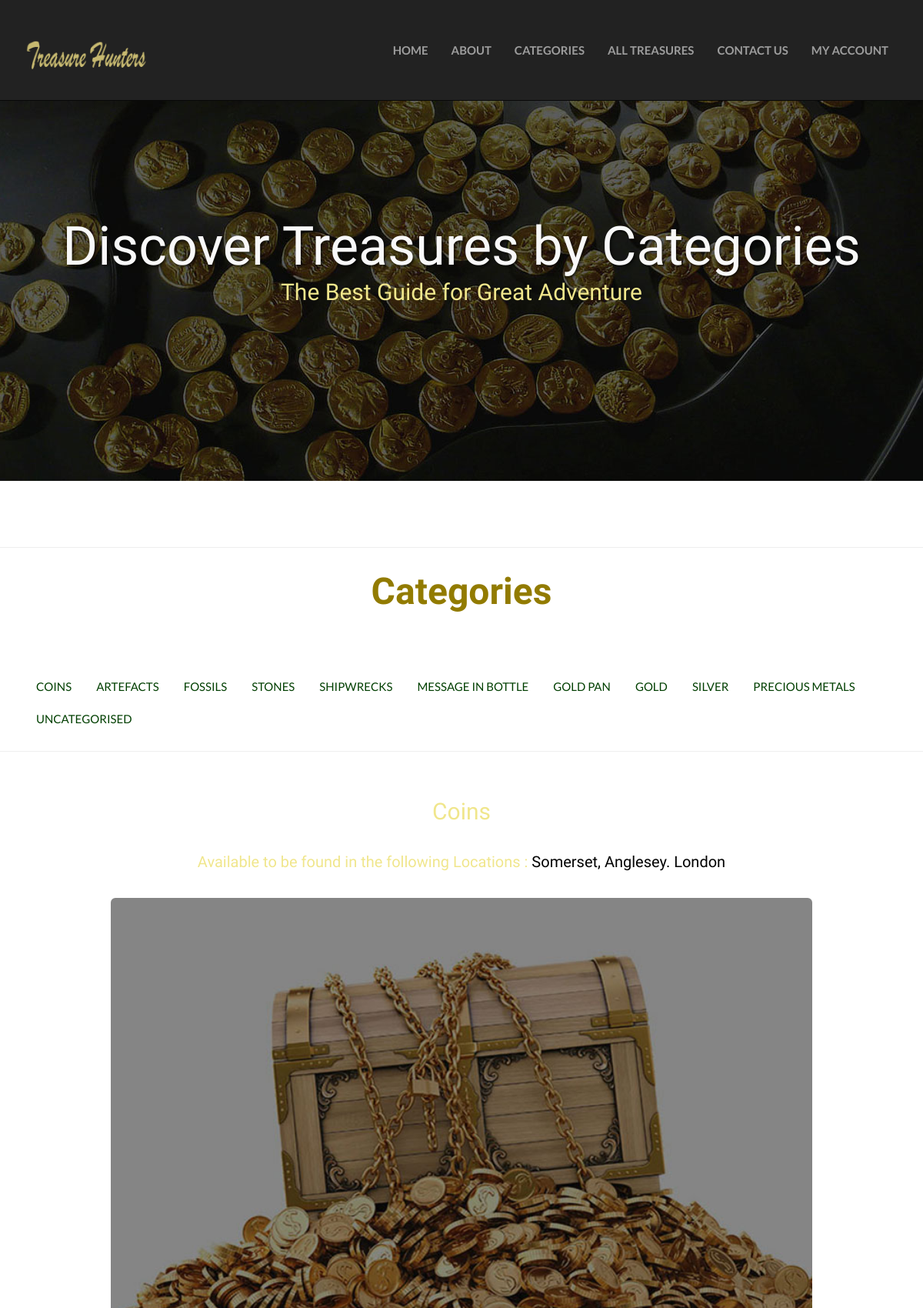
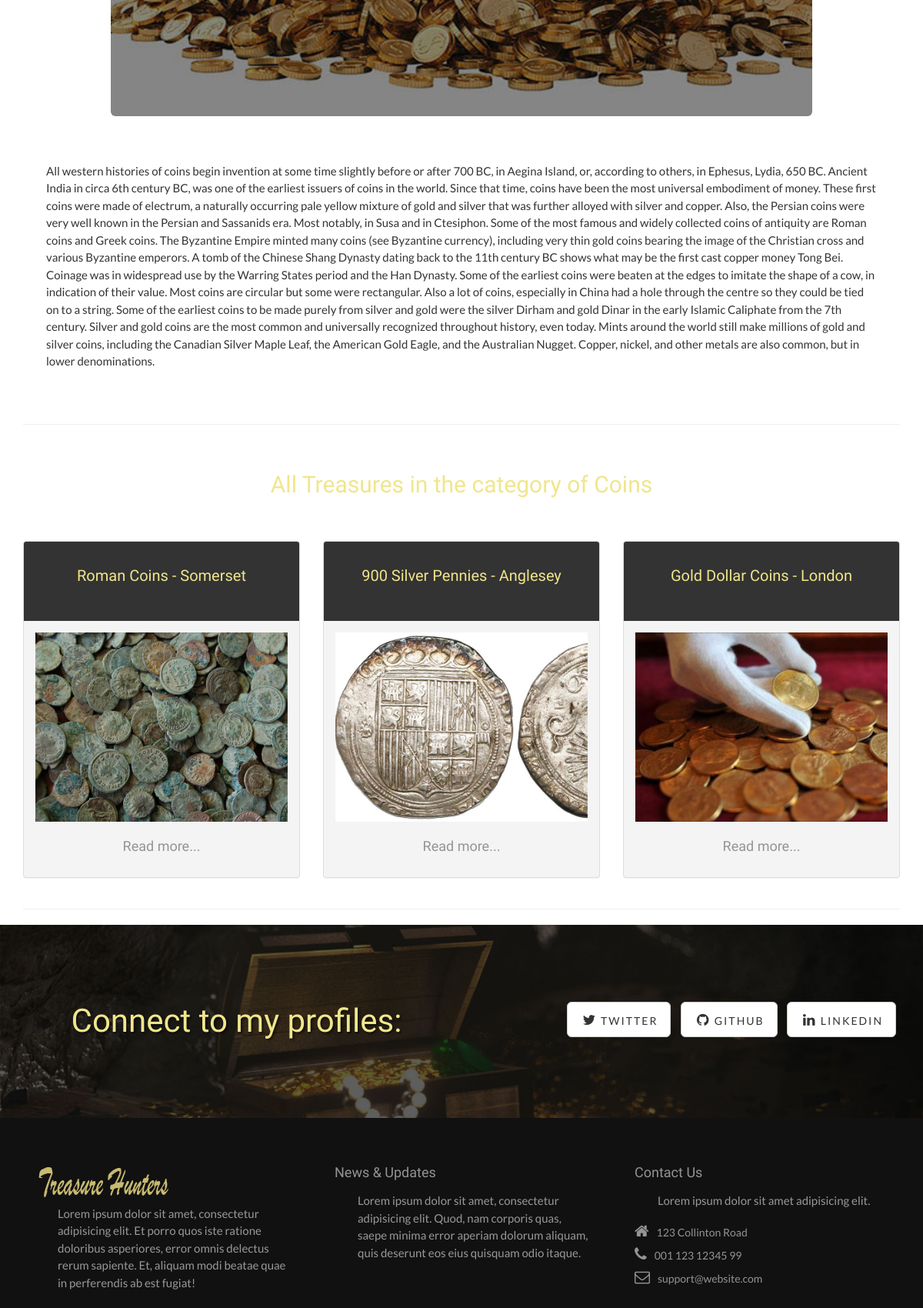
/category/coins (upper part), run on the app's committed database (2 pictures, top to bottom).
### tables this page shows
CREATE TABLE categories (name text, locations text, category text, "desc" text, img text, page_name text);

CREATE TABLE treasures (id INT PRIMARY KEY UNIQUE, name text, year text, img text, img2 text, info text, location text, page_name text, category text);

### treasures.py (the view)
@app.route('/category')
@app.route('/category/<name>')
def category(name):
	sql = ('SELECT * FROM categories WHERE page_name = ?')
	connection = sqlite3.connect("mydatabase.db")
	connection.row_factory = sqlite3.Row
	rows = connection.cursor().execute(sql,[name]).fetchall()
	sql2 = ('SELECT * FROM treasures WHERE category = ?')
	connection = sqlite3.connect("mydatabase.db")
	connection.row_factory = sqlite3.Row
	treasures = connection.cursor().execute(sql2,[name]).fetchall()
   	all = connection.cursor().execute("SELECT * FROM categories").fetchall()
	return render_template('category.html', rows = rows, name=name, all=all, treasures=treasures)

### templates/category.html (shortened to what this page needs)
<!DOCTYPE html>
<html lang="en">
<head>
	<link rel="stylesheet" type="text/css" href="//netdna.bootstrapcdn.com/bootstrap/3.1.1/css/bootstrap.min.css">
    <link rel="stylesheet" href="{{ url_for('static', filename='css/normalize.css')}}">
    <link rel="stylesheet" href="{{ url_for('static', filename='css/bootstrap.min.css')}}">
    <link rel="stylesheet" href="{{ url_for('static', filename='css/font-awesome/css/font-awesome.min.css')}}">
	<link rel="stylesheet" href="{{ url_for('static', filename='css/style.css')}}">
 <link href="{{ url_for("static", filename="font-awesome/css/font-awesome.min.css") }}" rel="stylesheet" />
 <link href="{{ url_for("static", filename="css/bootstrap.css") }}" rel="stylesheet" />
 <link href="{{ url_for("static", filename="css/font-awesome/css/font-awesome.min.css") }}" rel="stylesheet" />
</head>
<body>
	 <nav class="navbar navbar-inverse navbar-default navbar-fixed-top" role="navigation">
		<div class="container">
            <div class="navbar-header">
                <a class="navbar-brand" href="http://localhost:5000/"><img class="logo" id="logo" src="../static/images/logo.png" alt="logo"></a>
            </div>
            <div class="collapse navbar-collapse navbar-right navbar-ex1-collapse">
                <ul class="nav navbar-nav">
                         <li><a href="{{ url_for(".root") }}"> Home</a></li>
						 <li><a href="{{ url_for(".root") }}#about">ABOUT</a></li>
						 <li><a href="{{ url_for(".root") }}#services">CATEGORIES</a></li>
						  <li><a href="{{ url_for(".list") }}">ALL TREASURES</a></li>
					    <li><a href="{{ url_for(".contactme") }}"> CONTACT US</a></li>
						 <li><a href="{{url_for('login')}}">MY ACCOUNT</a>
            </ul>
        </div>
    </div>
</nav>
    <div class="intro-header">
        <div class="container">
            <div class="row">
                <div class="col-lg-12">
                    <div class="intro-message">
                        <h1>Discover Treasures by Categories</h1>
                        <h2>The Best Guide for Great Adventure </h2>
                    </div>
                </div>
            </div>
        </div>
    </div>
<hr></hr>
        <div class="col-md-12 col-sm-12 col-xs-12 section-header wow fadeInDown">
                    <h2><span class="highlight-text"> Categories</span></h2>
                </div>
<div class="row">
<div id="exTab1" class="container">
<ul  class="nav nav-pills">
			<li class="active">
		{% for row in all %}
                  <li><a href="/category/{{ row['page_name'] }}">{{ row["name"] }}</a></li>
				{%  endfor %}
			</li>
		</ul>
  </div>
  </div>
<hr></hr>
<br/>
<br/>
		<div class="container">
			{% for row in rows %}
              	<h2>{{ row['name'] }}</h2>
				<h3>Available to be found in the following Locations : <font color="black"> {{ row["locations"] }}</font></h3>
			<center><img src="http://localhost:5000/static/img/{{ row['img'] }}" style="width:80%" class="img-responsive img-rounded"></center>
           <br/>
		   <br/>
		   <br/>
              <p>	{{ row["desc"] }}</p>
              	<br/>
				<br/>
            <hr/>
              <br/>
			  <br/>
              	<h2 id="sec1">All Treasures in the category of {{ row["name"] }} </h2>
				<br/>
				<br/>
				 {%  endfor %}
              	<div class="row">
				{% for row in treasures %}
                  <div class="col-md-4">
                    <div class="panel panel-default">
                      <div class="panel-heading"><h3>{{ row["name"] }}</h3></div>
                      <div class="panel-body">
					 <a href="/treasures/{{ row['page_name'] }}"> <img src="/static/img/{{ row['img'] }}" style="width:100%" class="img-responsive">
				<center><h4>Read more...</h4></center></a>
                      </div>
                    </div>
                  </div>
				  {%  endfor %}
              	</div>
<hr>
			</div>
    <div class="banner">
        <div class="container">
            <div class="row">
                <div class="col-lg-6">
                    <h2>Connect to my profiles:</h2>
                </div>
                <div class="col-lg-6">
                    <ul class="list-inline banner-social-buttons">
                        <li><a href="https://twitter.com/gn_kat" class="btn btn-default btn-lg"><i class="fa fa-twitter fa-fw"></i> <span class="network-name">Twitter</span></a>
                        </li>
                        <li><a href="https://github.com/katgni" class="btn btn-default btn-lg"><i class="fa fa-github fa-fw"></i> <span class="network-name">Github</span></a>
                        </li>
                        <li><a href="https://uk.linkedin.com/in/katarzyna-gniady-brzoza-9039a0100" class="btn btn-default btn-lg"><i class="fa fa-linkedin fa-fw"></i> <span class="network-name">Linkedin</span></a>
                        </li>
                    </ul>
                </div>
            </div>
        </div>
    </div>
    <section class="footer-container">
        <div class="container">
            <div class="row footer-containertent">
                <div class="col-md-4">
                    <img src="../static/images/logo.png" alt="">
                    <p>Lorem ipsum dolor sit amet, consectetur adipisicing elit. Et porro quos iste ratione doloribus asperiores, error omnis delectus rerum sapiente. Et, aliquam modi beatae quae in perferendis ab est fugiat!</p>
                </div>
                <div class="col-md-4">
                    <h4>News & Updates</h4>
                    <p>Lorem ipsum dolor sit amet, consectetur adipisicing elit. Quod, nam corporis quas, saepe minima error aperiam dolorum aliquam, quis deserunt eos eius quisquam odio itaque.</p>
                </div>
                <div class="col-md-4 contac-us">
                    <h4>Contact Us</h4>
                    <p>Lorem ipsum dolor sit amet adipisicing elit.</p>
					<ul>
                            <li><i class="fa fa-home"></i>123 Collinton Road</li>
                            <li><i class="fa fa-phone"></i>001 123 12345 99</li>
                            <li><i class="fa fa-envelope-o"></i>support@website.com</li>
                        </ul>
                </div>
            </div>
        </div>
    </section>
</body>
</html>

### static/css/style.css (style rules this page uses)
body { font-family: 'Open Sans', sans-serif; background: #fff; font-size: 14px; font-weight: 400; -webkit-box-sizing: border-box; -moz-box-sizing: border-box; box-sizing: border-box; -webkit-font-smoothing: subpixel-antialiased; color: #666; line-height: 25px; -webkit-backface-visibility: hidden; backface-visibility: hidden; }
html { -webkit-font-smoothing: antialiased; -moz-osx-font-smoothing: grayscale; text-shadow: 1px 1px 1px rgba(0,0,0,0.004); }
img { max-width: 100%; }
ul { padding: 0; list-style: none; margin-bottom: 0; }
h1,h2,h3,h4,h5,h6 { font-family: 'Satisfy', cursive; line-height: 1.2; margin-top: 0; margin-bottom: 15px; -webkit-font-smoothing: antialiased; -moz-osx-font-smoothing: grayscale; text-shadow: 1px 1px 1px rgba(0,0,0,0.004); }
h1 { font-size: 36px; }
h2 { font-size: 30px; }
h3 { font-size: 28px; color: #000000; padding: 20px 0; }
h4 { font-size: 18px; color: #949494; }
a,p,li,input,textarea { font-weight: 400; line-height: 1.5; -webkit-font-smoothing: antialiased; -moz-osx-font-smoothing: grayscale; }
p { color: #333; font-size: 14px; }
a { -webkit-transition: all .3s; -moz-transition: all .3s; -ms-transition: all .3s; -o-transition: all .3s; transition: all .3s; color: #927B00; }
.section-header { text-align: center; margin-bottom: 50px; }
.section-header h2 { font-weight: 700; font-size: 48px; color: #927B00; border-top: none; border-bottom: none; padding: 8px 10px; }
.navbar-brand { float: left; height: 30px; padding: 0px 10px; font-size: 18px; line-height: 20px; clear: both; width: 100%; text-align: center; margin-top: 15px; margin-bottom: 15px; }
.footer-container p { color: #999; }
.footer-container { background-color: #111111; padding: 60px 30px; }
.footer-container ul li { color: #949494; padding-top: 8px; }
.footer-container ul li i { margin-right: 10px; font-size: 20px; }

### templates/category.html (style rules this page uses)
body, html { height: 100%; width: 100%; }
body { font-family: "Lato", "Helvetica Neue", Helvetica, Arial, sans-serif; font-weight: 700; }
h1,h2,h3,h4,h5,h6 { font-family: 'Satisfy', cursive; line-height: 1.2; margin-top: 0; margin-bottom: 15px; -webkit-font-smoothing: antialiased; -moz-osx-font-smoothing: grayscale; text-shadow: 1px 1px 1px rgba(0,0,0,0.004); }
h4 { font-size: 18px; color: #949494; }
h3 { font-size: 20px; color: #F0E68C; text-align: center; }
h2 { color: #F0E68C; text-align: center; }
p { font-size: 15px; text-align: left; margin-left:30px; margin-right:30px; font-weight: 500; }
.intro-header { padding-top: 50px; padding-bottom: 50px; color: #f8f8f8; background: url(../static/img/slider-img-1a.jpg) no-repeat center center; text-align: center; }
.intro-message { position: relative; padding-top: 20%; padding-bottom: 20%; }
.intro-message > h1 { margin: 0; font-size: 5em; text-shadow: 2px 2px 3px rgba(0, 0, 0, 0.6); }
.network-name { text-transform: uppercase; font-size: 14px; font-weight: 400; letter-spacing: 2px; }
.banner { padding: 100px 0; color: #f8f8f8; background: url(/../static/img/slider-img-2.jpg) no-repeat center center; background-size: cover; }
.banner h2 { margin: 0; text-shadow: 2px 2px 3px rgba(0, 0, 0, 0.6); font-size: 3em; }
.banner ul { margin-bottom: 0; }
.banner-social-buttons { float: right; margin-top: 0; }
.footer-container p { color: #999; }
.footer-container { background-color: #111111; padding: 60px 30px; }
.footer-container ul li { color: #949494; padding-top: 8px; }
.footer-container ul li i { margin-right: 10px; font-size: 20px; }
ul { padding: 0; list-style: none; margin-bottom: 0; }
.navbar-header { margin-top:10px; margin-bottom:20px; padding-bottom: 10px; padding-top: 10px; }
.navbar-nav li a { font-size: 15px; font-weight: 700; color: #fff; margin-top:40px; padding-bottom: 0; -webkit-transition: all .3s; -moz-transition: all .3s; -ms-transition: all .3s; -o-transition: all .3s; transition: all .3s; text-transform: uppercase; }
.nav-pills a { text-transform: uppercase; color: #003f00; font-size: 15px; font-weight: 500; padding-bottom: 0; -webkit-transition: all .3s; -moz-transition: all .3s; -ms-transition: all .3s; -o-transition: all .3s; transition: all .3s; }
.panel-default > .panel-heading { color: #F0E68C; background-color: #333; border: 2px solid #333; }
.panel { margin-bottom: 20px; background-color: #f4f4f4; border: 1px solid transparent; border-radius: 4px; -webkit-box-shadow: 0 1px 1px rgba(0, 0, 0, .05); box-shadow: 0 1px 1px rgba(0, 0, 0, .05); }
.panel-default { border-color: #ddd; }

### data on the page
categories: name "COINS", name "Coins", locations "Somerset, Anglesey. London", img (picture), desc "All western histories of coins begin invention at some time slightly before or after 700 BC, in Aegina Island, or, according to others, in Ephesus, Lydia, 650 BC. Ancient India in circa 6th century BC, was one of the earliest issuers of coins in the world. Since that time, coins have been the most universal embodiment of money. These first coins were made of electrum, a naturally occurring pale yellow mixture of gold and silver that was further alloyed with silver and copper. Also, the Persian coins were very well known in the Persian and Sassanids era. Most notably, in Susa and in Ctesiphon. Some of the most famous and widely collected coins of antiquity are Roman coins and Greek coins.…"
categories: name "ARTEFACTS"
categories: name "FOSSILS"
categories: name "STONES"
categories: name "SHIPWRECKS"
categories: name "MESSAGE IN BOTTLE"
categories: name "GOLD PAN"
categories: name "GOLD"
categories: name "SILVER"
categories: name "PRECIOUS METALS"
categories: name "UNCATEGORISED"
treasures: name "Roman Coins - Somerset", img (picture)
treasures: name "900 Silver Pennies - Anglesey", img (picture)
treasures: name "Gold Dollar Coins - London", img (picture)
